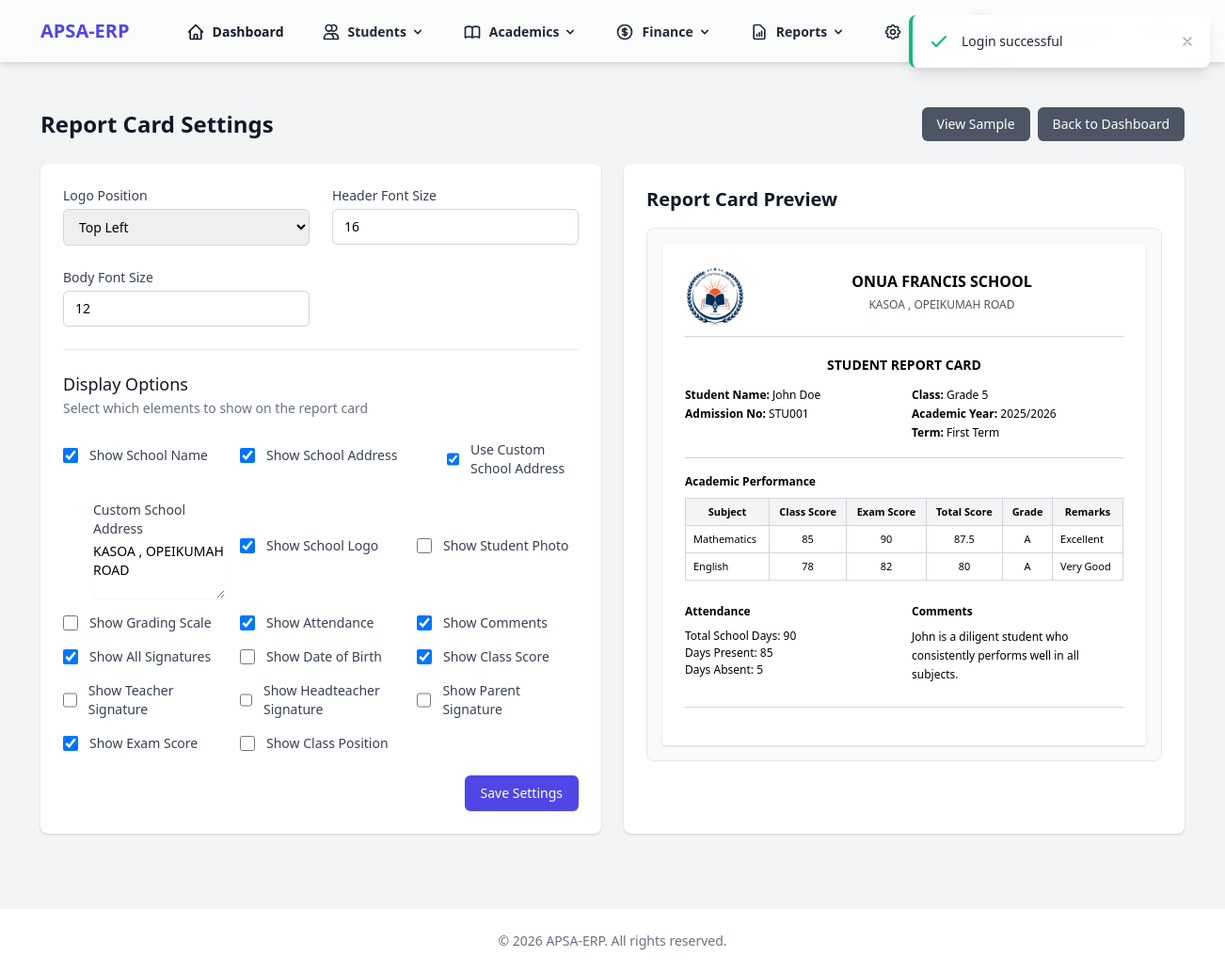
Page /report-cards/settings (signed in) on the committed database.
### tables this page shows
CREATE TABLE `report_card_settings` (
  `id` int NOT NULL AUTO_INCREMENT,
  `logo_position` enum('top-left','top-center','top-right','bottom-left','bottom-center','bottom-right') DEFAULT 'top-left',
  `show_school_name` tinyint(1) DEFAULT '1',
  `show_school_address` tinyint(1) DEFAULT '1',
  `custom_school_address` text,
  `show_school_logo` tinyint(1) DEFAULT '1',
  `show_student_photo` tinyint(1) DEFAULT '1',
  `show_grading_scale` tinyint(1) DEFAULT '1',
  `show_attendance` tinyint(1) DEFAULT '1',
  `show_comments` tinyint(1) DEFAULT '1',
  `show_signatures` tinyint(1) DEFAULT '1',
  `header_font_size` int DEFAULT '16',
  `body_font_size` int DEFAULT '12',
  `created_at` timestamp NULL DEFAULT CURRENT_TIMESTAMP,
  `updated_at` timestamp NULL DEFAULT CURRENT_TIMESTAMP ON UPDATE CURRENT_TIMESTAMP,
  `show_class_score` tinyint(1) DEFAULT '1',
  `show_teacher_signature` tinyint(1) DEFAULT '1',
  `show_headteacher_signature` tinyint(1) DEFAULT '1',
  `show_parent_signature` tinyint(1) DEFAULT '1',
  `show_date_of_birth` tinyint(1) DEFAULT '1',
  `show_exam_score` tinyint(1) DEFAULT '1',
  PRIMARY KEY (`id`)
);

CREATE TABLE `settings` (
  `id` int NOT NULL AUTO_INCREMENT,
  `school_name` varchar(255) NOT NULL DEFAULT 'Futuristic School',
  `school_address` text,
  `school_logo` varchar(255) DEFAULT NULL,
  `currency_code` varchar(3) NOT NULL DEFAULT 'GHS',
  `currency_symbol` varchar(10) NOT NULL DEFAULT 'GH₵',
  `watermark_type` enum('none','logo','name','both') NOT NULL DEFAULT 'none',
  `watermark_position` enum('top-left','top-center','top-right','middle-left','center','middle-right','bottom-left','bottom-center','bottom-right') NOT NULL DEFAULT 'center',
  `watermark_transparency` tinyint NOT NULL DEFAULT '20',
  `student_admission_prefix` varchar(10) DEFAULT 'EPI',
  `staff_employee_prefix` varchar(10) DEFAULT 'StID',
  `created_at` timestamp NULL DEFAULT CURRENT_TIMESTAMP,
  `updated_at` timestamp NULL DEFAULT CURRENT_TIMESTAMP ON UPDATE CURRENT_TIMESTAMP,
  PRIMARY KEY (`id`)
);

### resources/views/report_cards/settings.php (the view, shortened to what the rows shown need)
<div class="max-w-7xl mx-auto py-6 sm:px-6 lg:px-8">
    <div class="px-4 py-6 sm:px-0">
        <div class="flex justify-between items-center mb-6">
            <h1 class="text-2xl font-semibold text-gray-900">Report Card Settings</h1>
        </div>
        <div class="grid grid-cols-1 lg:grid-cols-2 gap-6">
            <div class="bg-white shadow overflow-hidden sm:rounded-lg">
                <div class="px-4 py-5 sm:p-6">
                    <form action="/report-cards/settings" method="POST" class="space-y-6" id="reportCardForm">
                        <div class="border-t border-gray-200 pt-6">
                            <div class="mt-4 grid grid-cols-1 gap-4 sm:grid-cols-2 lg:grid-cols-3">
                                <div class="flex items-center">
                                    <input id="show_school_name" name="show_school_name" type="checkbox" <?= (isset($reportCardSettings['show_school_name']) && $reportCardSettings['show_school_name']) ? 'checked' : '' ?> class="h-4 w-4 text-indigo-600 border-gray-300 rounded focus:ring-indigo-500">
                                    <label for="show_school_name" class="ml-3 block text-sm font-medium text-gray-700">Show School Name</label>
                                </div>
                                <div class="flex items-center">
                                    <input id="show_school_address" name="show_school_address" type="checkbox" <?= (isset($reportCardSettings['show_school_address']) && $reportCardSettings['show_school_address']) ? 'checked' : '' ?> class="h-4 w-4 text-indigo-600 border-gray-300 rounded focus:ring-indigo-500">
                                    <label for="show_school_address" class="ml-3 block text-sm font-medium text-gray-700">Show School Address</label>
                                </div>
                                <div class="flex items-center ml-8 mt-2">
                                    <input id="use_custom_school_address" name="use_custom_school_address" type="checkbox" value="1" <?= (isset($reportCardSettings['custom_school_address']) && !empty($reportCardSettings['custom_school_address'])) ? 'checked' : '' ?> class="h-4 w-4 text-indigo-600 border-gray-300 rounded focus:ring-indigo-500">
                                    <label for="use_custom_school_address" class="ml-3 block text-sm font-medium text-gray-700">Use Custom School Address</label>
                                </div>
                                <div id="custom_school_address_field" class="ml-8 mt-2 <?= (isset($reportCardSettings['custom_school_address']) && !empty($reportCardSettings['custom_school_address'])) ? '' : 'hidden' ?>">
                                    <div class="mt-1">
                                        <textarea id="custom_school_address" name="custom_school_address" rows="3" class="shadow-sm focus:ring-indigo-500 focus:border-indigo-500 block w-full sm:text-sm border-gray-300 rounded-md"><?= htmlspecialchars($reportCardSettings['custom_school_address'] ?? '') ?></textarea>
                                    </div>
                                </div>
                                <div class="flex items-center">
                                    <input id="show_school_logo" name="show_school_logo" type="checkbox" <?= (isset($reportCardSettings['show_school_logo']) && $reportCardSettings['show_school_logo']) ? 'checked' : '' ?> class="h-4 w-4 text-indigo-600 border-gray-300 rounded focus:ring-indigo-500">
                                    <label for="show_school_logo" class="ml-3 block text-sm font-medium text-gray-700">Show School Logo</label>
                                </div>
                                <div class="flex items-center">
                                    <input id="show_student_photo" name="show_student_photo" type="checkbox" <?= (isset($reportCardSettings['show_student_photo']) && $reportCardSettings['show_student_photo']) ? 'checked' : '' ?> class="h-4 w-4 text-indigo-600 border-gray-300 rounded focus:ring-indigo-500">
                                    <label for="show_student_photo" class="ml-3 block text-sm font-medium text-gray-700">Show Student Photo</label>
                                </div>
                                <div class="flex items-center">
                                    <input id="show_grading_scale" name="show_grading_scale" type="checkbox" <?= (isset($reportCardSettings['show_grading_scale']) && $reportCardSettings['show_grading_scale']) ? 'checked' : '' ?> class="h-4 w-4 text-indigo-600 border-gray-300 rounded focus:ring-indigo-500">
                                    <label for="show_grading_scale" class="ml-3 block text-sm font-medium text-gray-700">Show Grading Scale</label>
                                </div>
                                <div class="flex items-center">
                                    <input id="show_attendance" name="show_attendance" type="checkbox" <?= (isset($reportCardSettings['show_attendance']) && $reportCardSettings['show_attendance']) ? 'checked' : '' ?> class="h-4 w-4 text-indigo-600 border-gray-300 rounded focus:ring-indigo-500">
                                    <label for="show_attendance" class="ml-3 block text-sm font-medium text-gray-700">Show Attendance</label>
                                </div>
                                <div class="flex items-center">
                                    <input id="show_comments" name="show_comments" type="checkbox" <?= (isset($reportCardSettings['show_comments']) && $reportCardSettings['show_comments']) ? 'checked' : '' ?> class="h-4 w-4 text-indigo-600 border-gray-300 rounded focus:ring-indigo-500">
                                    <label for="show_comments" class="ml-3 block text-sm font-medium text-gray-700">Show Comments</label>
                                </div>
                                <div class="flex items-center">
                                    <input id="show_signatures" name="show_signatures" type="checkbox" <?= (isset($reportCardSettings['show_signatures']) && $reportCardSettings['show_signatures']) ? 'checked' : '' ?> class="h-4 w-4 text-indigo-600 border-gray-300 rounded focus:ring-indigo-500">
                                    <label for="show_signatures" class="ml-3 block text-sm font-medium text-gray-700">Show All Signatures</label>
                                </div>
                                <div class="flex items-center">
                                    <input id="show_date_of_birth" name="show_date_of_birth" type="checkbox" <?= (isset($reportCardSettings['show_date_of_birth']) && $reportCardSettings['show_date_of_birth']) ? 'checked' : '' ?> class="h-4 w-4 text-indigo-600 border-gray-300 rounded focus:ring-indigo-500">
                                    <label for="show_date_of_birth" class="ml-3 block text-sm font-medium text-gray-700">Show Date of Birth</label>
                                </div>
                                <div class="flex items-center">
                                    <input id="show_class_score" name="show_class_score" type="checkbox" <?= (isset($reportCardSettings['show_class_score']) && $reportCardSettings['show_class_score']) ? 'checked' : '' ?> class="h-4 w-4 text-indigo-600 border-gray-300 rounded focus:ring-indigo-500">
                                    <label for="show_class_score" class="ml-3 block text-sm font-medium text-gray-700">Show Class Score</label>
                                </div>
                                <div class="flex items-center">
                                    <input id="show_teacher_signature" name="show_teacher_signature" type="checkbox" <?= (isset($reportCardSettings['show_teacher_signature']) && $reportCardSettings['show_teacher_signature']) ? 'checked' : '' ?> class="h-4 w-4 text-indigo-600 border-gray-300 rounded focus:ring-indigo-500">
                                    <label for="show_teacher_signature" class="ml-3 block text-sm font-medium text-gray-700">Show Teacher Signature</label>
                                </div>
                                <div class="flex items-center">
                                    <input id="show_headteacher_signature" name="show_headteacher_signature" type="checkbox" <?= (isset($reportCardSettings['show_headteacher_signature']) && $reportCardSettings['show_headteacher_signature']) ? 'checked' : '' ?> class="h-4 w-4 text-indigo-600 border-gray-300 rounded focus:ring-indigo-500">
                                    <label for="show_headteacher_signature" class="ml-3 block text-sm font-medium text-gray-700">Show Headteacher Signature</label>
                                </div>
                                <div class="flex items-center">
                                    <input id="show_parent_signature" name="show_parent_signature" type="checkbox" <?= (isset($reportCardSettings['show_parent_signature']) && $reportCardSettings['show_parent_signature']) ? 'checked' : '' ?> class="h-4 w-4 text-indigo-600 border-gray-300 rounded focus:ring-indigo-500">
                                    <label for="show_parent_signature" class="ml-3 block text-sm font-medium text-gray-700">Show Parent Signature</label>
                                </div>
                                <div class="flex items-center">
                                    <input id="show_exam_score" name="show_exam_score" type="checkbox" <?= (isset($reportCardSettings['show_exam_score']) && $reportCardSettings['show_exam_score']) ? 'checked' : '' ?> class="h-4 w-4 text-indigo-600 border-gray-300 rounded focus:ring-indigo-500">
                                    <label for="show_exam_score" class="ml-3 block text-sm font-medium text-gray-700">Show Exam Score</label>
                                </div>
                            </div>
                        </div>
                    </form>
                </div>
            </div>
            <div class="bg-white shadow overflow-hidden sm:rounded-lg">
                <div class="px-4 py-5 sm:p-6">
                    <h2 class="text-xl font-semibold text-gray-900 mb-4">Report Card Preview</h2>
                    <div class="border border-gray-3300 rounded-lg p-4 bg-gray-50 min-h-[500px]">
                        <div id="reportCardPreview" class="bg-white p-6 rounded shadow">
                            <div class="text-center mb-6" id="schoolHeader">
                                <div id="previewLogo" class="mx-auto mb-4">
                                    <?php if (!empty($generalSettings['school_logo'])): ?>
                                        <img src="<?= htmlspecialchars($generalSettings['school_logo']) ?>" alt="School Logo" class="h-16 w-16 mx-auto rounded-full">
                                    <?php else: ?>
                                        <div class="bg-gray-200 border-2 border-dashed rounded-xl w-16 h-16 mx-auto"></div>
                                    <?php endif; ?>
                                </div>
                                <h1 id="previewSchoolName" class="text-2xl font-bold"><?= htmlspecialchars($generalSettings['school_name'] ?? 'Sample School Name') ?></h1>
                            </div>
                            <div class="border-t border-b border-gray-300 py-4 my-4">
                                <h2 class="text-center text-lg font-semibold mb-2">STUDENT REPORT CARD</h2>
                            </div>
                            <div class="mb-6" id="academicPerformance">
                                <table class="w-full text-sm border border-gray-300">
                                    <thead>
                                        <tr class="bg-gray-100">
                                            <th class="border border-gray-300 px-2 py-1">Subject</th>
                                            <th class="border border-gray-300 px-2 py-1 class-score-col">Class Score</th>
                                            <th class="border border-gray-300 px-2 py-1">Exam Score</th>
                                            <th class="border border-gray-300 px-2 py-1">Total Score</th>
                                            <th class="border border-gray-300 px-2 py-1">Grade</th>
                                            <th class="border border-gray-300 px-2 py-1">Remarks</th>
                                        </tr>
                                    </thead>
                                </table>
                            </div>
                        </div>
                    </div>
                </div>
            </div>
        </div>
    </div>
</div>
<?php
include RESOURCES_PATH . '/layouts/app.php';
?>

### rows in the picture
report_card_settings: show_school_name "☑", show_school_address "☑", custom_school_address "☑", custom_school_address "KASOA , OPEIKUMAH ROAD", show_school_logo "☑", show_attendance "☑", show_comments "☑", show_signatures "☑", show_class_score "☑", show_exam_score "☑"
settings: school_logo (picture)

### other values in the picture
APP_NAME "APSA-ERP"
